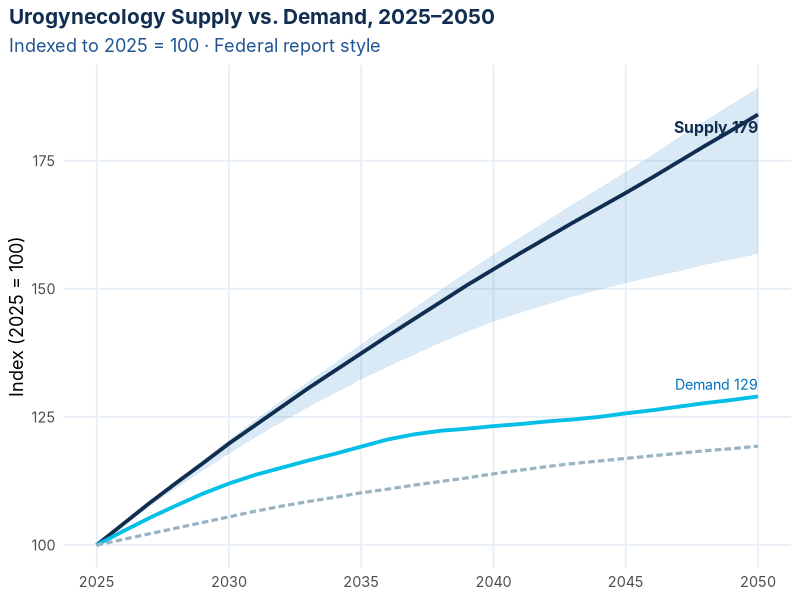
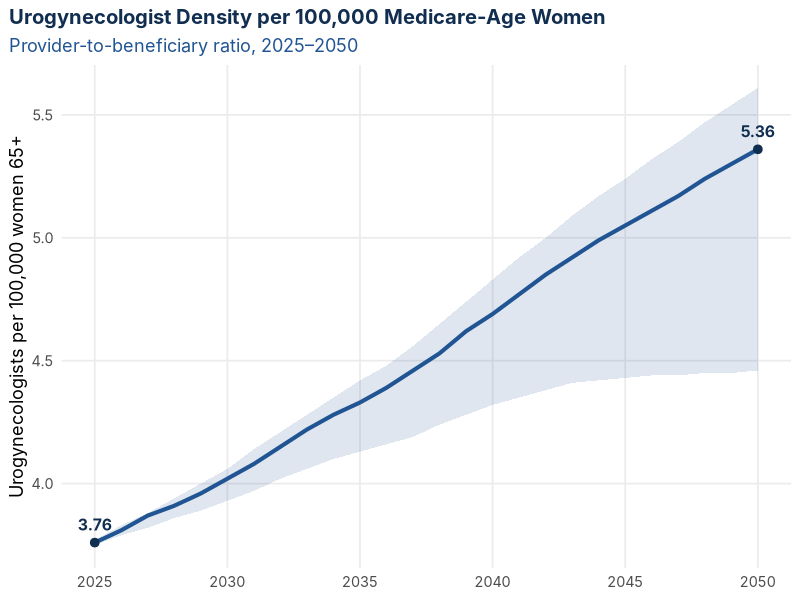
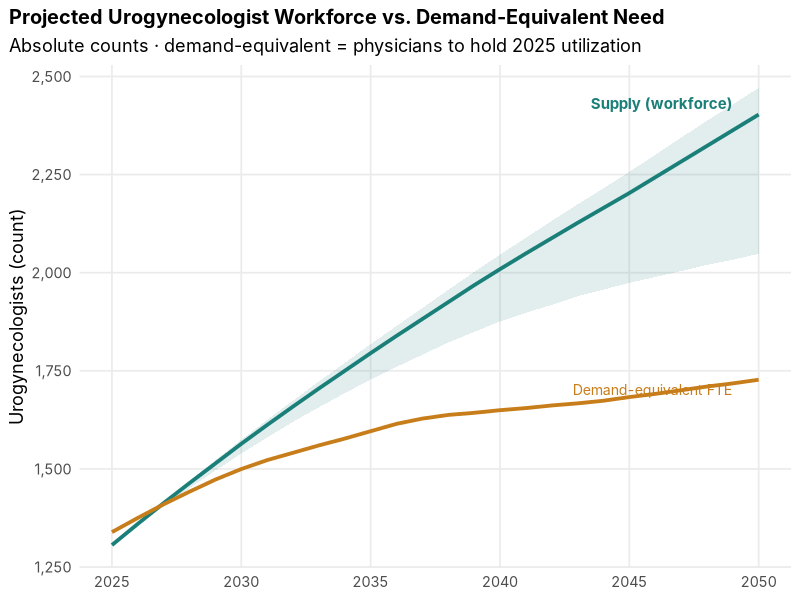
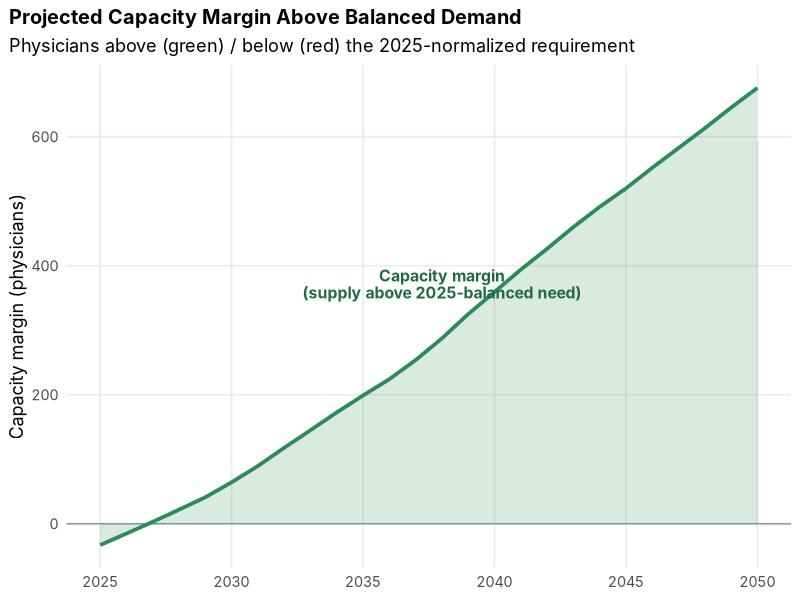
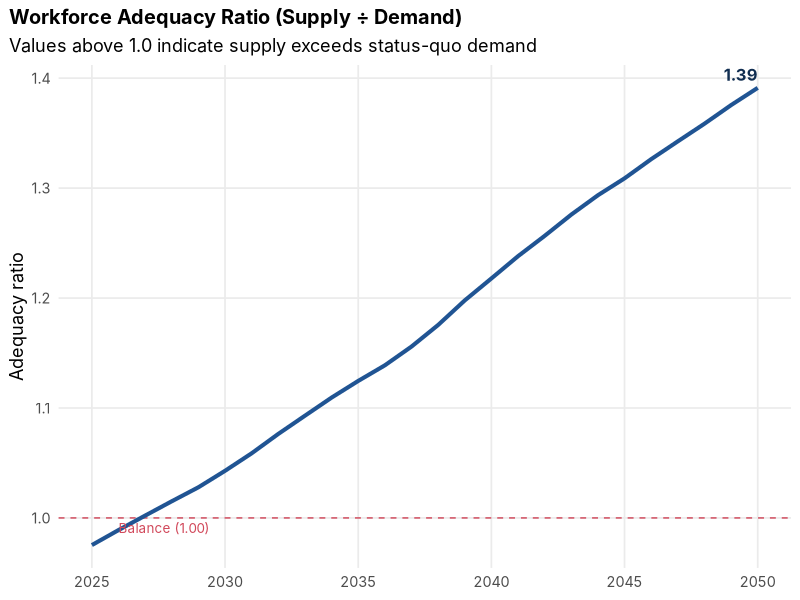
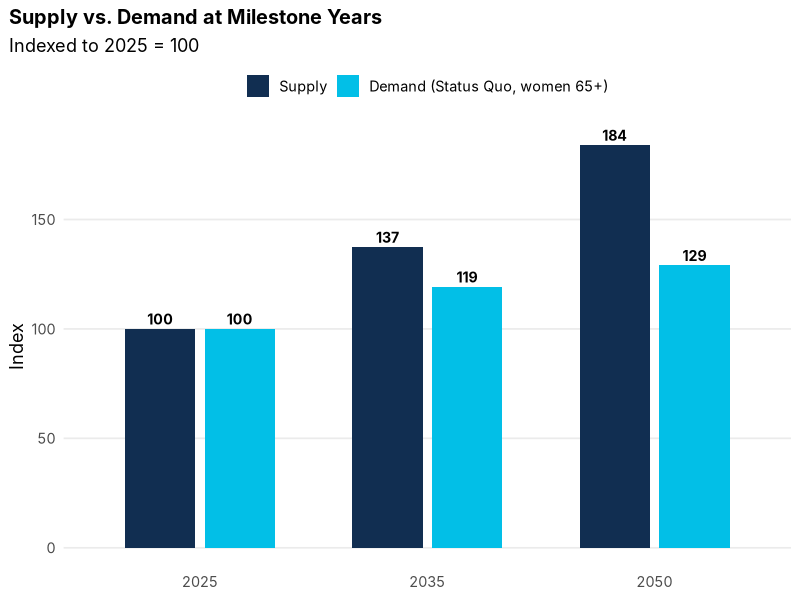
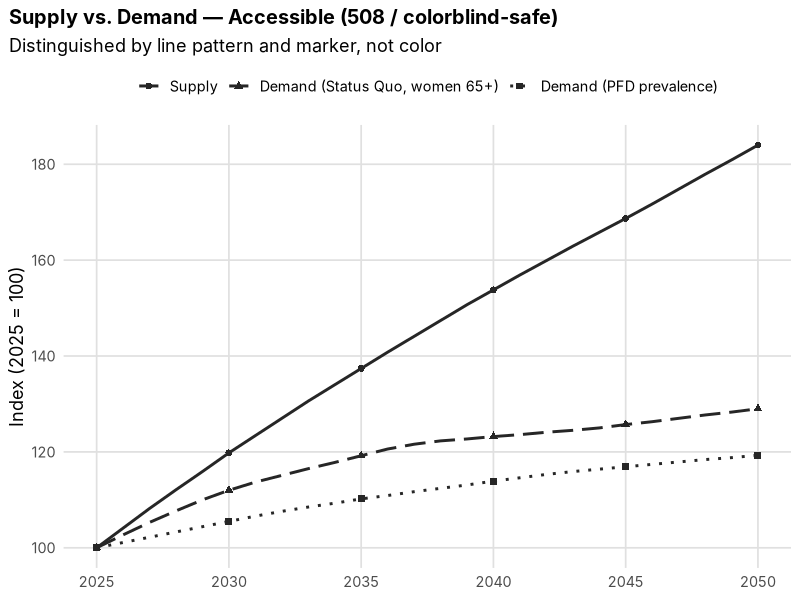
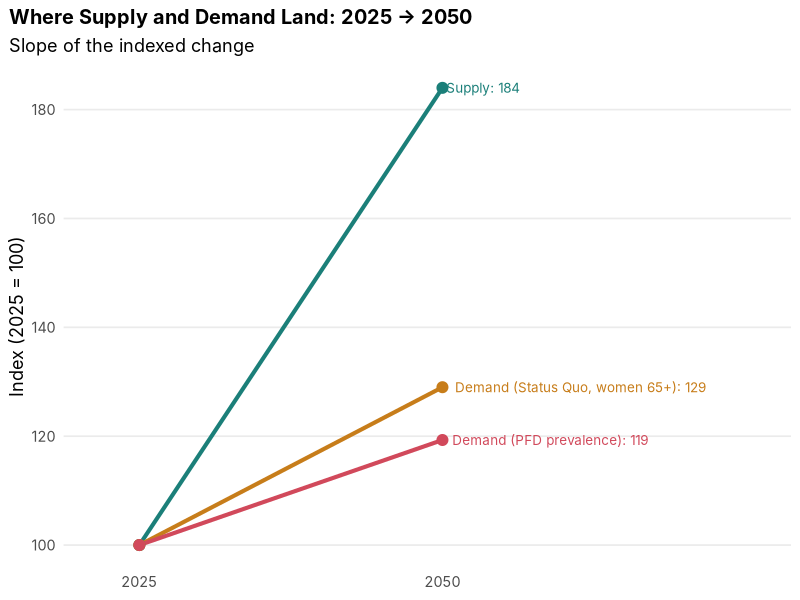

R code for these plots, in order:
#!/usr/bin/env Rscript
# 10 styles of the URPS supply-vs-demand figure for a CMS (policy/data) audience.
suppressPackageStartupMessages({
  library(readr); library(dplyr); library(tidyr); library(ggplot2); library(patchwork)
})
ft <- tryCatch({ f <- systemfonts::system_fonts()$family
  if ("Inter" %in% f) "Inter" else "sans" }, error = function(e) "sans")

OUT <- "figures/cms_styles"
dir.create(OUT, showWarnings = FALSE, recursive = TRUE)

d <- read_csv("data/urps_supply_demand_national_2026-07-23.csv", show_col_types = FALSE) %>%
  mutate(demand_equiv    = 1339 * w65_index/100,        # physicians to hold 2025 status quo
         demand_equiv_lo = 1339 * w65_lo_index/100,
         demand_equiv_hi = 1339 * w65_hi_index/100,
         margin   = supply - demand_equiv,              # capacity margin (physicians)
         adequacy = supply / demand_equiv)              # 1.0 = balance
yrs <- range(d$YEAR)
long_idx <- tibble(
  YEAR = rep(d$YEAR,3),
  what = factor(rep(c("Supply","Demand (Status Quo, women 65+)","Demand (PFD prevalence)"), each=nrow(d)),
               levels=c("Supply","Demand (Status Quo, women 65+)","Demand (PFD prevalence)")),
  idx = c(d$supply_index,d$w65_index,d$pfd_index),
  lo  = c(d$supply_lo_index,d$w65_lo_index,d$pfd_lo_index),
  hi  = c(d$supply_hi_index,d$w65_hi_index,d$pfd_hi_index))

# ---- palettes ----
CMS_DK<-"#112e51"; CMS_BL<-"#205493"; CMS_LT<-"#0071bc"; CMS_CY<-"#02bfe7"
TEAL<-"#1b7f79"; ORANGE<-"#c77d1a"; RED<-"#d1495b"; GREEN<-"#2e8b57"; GREY<-"#8a97a8"
save1 <- function(p, f, w=9, h=5.4) ggsave(file.path(OUT,f), p, width=w, height=h, dpi=200, bg="white")

## 1. CMS federal-blue clean line chart (USWDS style)
p1 <- ggplot(d, aes(YEAR)) +
  geom_ribbon(aes(ymin=supply_lo_index,ymax=supply_hi_index), fill=CMS_LT, alpha=.15) +
  geom_line(aes(y=supply_index), color=CMS_DK, linewidth=1.3) +
  geom_line(aes(y=w65_index), color=CMS_CY, linewidth=1.3) +
  geom_line(aes(y=pfd_index), color="#9bb4c4", linewidth=1.1, linetype="21") +
  annotate("text", x=2050, y=179, label="Supply 179", hjust=1, vjust=-.6, family=ft, fontface="bold", color=CMS_DK, size=4) +
  annotate("text", x=2050, y=129, label="Demand 129", hjust=1, vjust=-.6, family=ft, color=CMS_LT, size=3.6) +
  labs(title="Urogynecology Supply vs. Demand, 2025–2050",
       subtitle="Indexed to 2025 = 100 · Federal report style",
       x=NULL, y="Index (2025 = 100)") +
  theme_minimal(base_family=ft, base_size=13) +
  theme(plot.title=element_text(face="bold",color=CMS_DK,size=rel(1.15)), plot.title.position="plot",
        plot.subtitle=element_text(color=CMS_BL), panel.grid.minor=element_blank(),
        panel.grid.major=element_line(color="#e6eef5"))
save1(p1,"01_cms_federal_blue.png")

## 2. Per-100,000 Medicare-age women (the rate CMS reasons in)
p2 <- ggplot(d, aes(YEAR)) +
  geom_ribbon(aes(ymin=per100k_lo,ymax=per100k_hi), fill=CMS_BL, alpha=.14) +
  geom_line(aes(y=urogyn_per_100k_w65), color=CMS_BL, linewidth=1.4) +
  geom_point(data=d %>% filter(YEAR %in% c(2025,2050)), aes(y=urogyn_per_100k_w65), color=CMS_DK, size=2.6) +
  geom_text(data=d %>% filter(YEAR %in% c(2025,2050)), aes(y=urogyn_per_100k_w65,label=sprintf("%.2f",urogyn_per_100k_w65)),
            vjust=-1, family=ft, fontface="bold", size=4, color=CMS_DK) +
  labs(title="Urogynecologist Density per 100,000 Medicare-Age Women",
       subtitle="Provider-to-beneficiary ratio, 2025–2050", x=NULL, y="Urogynecologists per 100,000 women 65+") +
  theme_minimal(base_family=ft, base_size=13) +
  theme(plot.title=element_text(face="bold",color=CMS_DK,size=rel(1.12)), plot.title.position="plot",
        plot.subtitle=element_text(color=CMS_BL), panel.grid.minor=element_blank())
save1(p2,"02_per_100k_medicare.png")

## 3. Absolute physician counts: supply vs demand-equivalent
p3 <- ggplot(d, aes(YEAR)) +
  geom_ribbon(aes(ymin=supply_lo,ymax=supply_hi), fill=TEAL, alpha=.13) +
  geom_line(aes(y=supply), color=TEAL, linewidth=1.3) +
  geom_line(aes(y=demand_equiv), color=ORANGE, linewidth=1.3) +
  annotate("text", x=2049, y=max(d$supply), label="Supply (workforce)", color=TEAL, family=ft, fontface="bold", hjust=1, vjust=-.5, size=3.8) +
  annotate("text", x=2049, y=max(d$demand_equiv), label="Demand-equivalent FTE", color=ORANGE, family=ft, hjust=1, vjust=1.4, size=3.6) +
  labs(title="Projected Urogynecologist Workforce vs. Demand-Equivalent Need",
       subtitle="Absolute counts · demand-equivalent = physicians to hold 2025 utilization", x=NULL, y="Urogynecologists (count)") +
  scale_y_continuous(labels=scales::comma) +
  theme_minimal(base_family=ft, base_size=13) +
  theme(plot.title=element_text(face="bold",size=rel(1.1)), plot.title.position="plot", panel.grid.minor=element_blank())
save1(p3,"03_absolute_counts.png")

## 4. Capacity margin area (green above balance) — policy "ahead or behind"
p4 <- ggplot(d, aes(YEAR, margin)) +
  geom_hline(yintercept=0, color=GREY) +
  geom_area(fill=GREEN, alpha=.18) + geom_line(color=GREEN, linewidth=1.3) +
  annotate("text", x=2038, y=max(d$margin)*.55, label="Capacity margin\n(supply above 2025-balanced need)",
           color="#1e6b43", family=ft, fontface="bold", size=4, lineheight=.9) +
  labs(title="Projected Capacity Margin Above Balanced Demand",
       subtitle="Physicians above (green) / below (red) the 2025-normalized requirement", x=NULL, y="Capacity margin (physicians)") +
  theme_minimal(base_family=ft, base_size=13) +
  theme(plot.title=element_text(face="bold",size=rel(1.1)), plot.title.position="plot", panel.grid.minor=element_blank())
save1(p4,"04_capacity_margin_area.png")

## 5. Adequacy ratio (AAMC/HRSA convention CMS knows), reference at 1.0
p5 <- ggplot(d, aes(YEAR, adequacy)) +
  geom_hline(yintercept=1, linetype="dashed", color=RED) +
  geom_line(color=CMS_BL, linewidth=1.4) +
  annotate("text", x=2026, y=1, label="Balance (1.00)", color=RED, family=ft, hjust=0, vjust=1.5, size=3.4) +
  annotate("text", x=2050, y=max(d$adequacy), label=sprintf("%.2f", max(d$adequacy)), color=CMS_DK, family=ft, fontface="bold", hjust=1, vjust=-.6, size=4.2) +
  labs(title="Workforce Adequacy Ratio (Supply ÷ Demand)",
       subtitle="Values above 1.0 indicate supply exceeds status-quo demand", x=NULL, y="Adequacy ratio") +
  theme_minimal(base_family=ft, base_size=13) +
  theme(plot.title=element_text(face="bold",size=rel(1.1)), plot.title.position="plot", panel.grid.minor=element_blank())
save1(p5,"05_adequacy_ratio.png")

## 6. Grouped bars at milestone years
bar <- long_idx %>% filter(YEAR %in% c(2025,2035,2050), what!="Demand (PFD prevalence)")
p6 <- ggplot(bar, aes(factor(YEAR), idx, fill=what)) +
  geom_col(position=position_dodge(.7), width=.62) +
  geom_text(aes(label=sprintf("%.0f",idx)), position=position_dodge(.7), vjust=-.4, family=ft, fontface="bold", size=3.6) +
  scale_fill_manual(values=c("Supply"=CMS_DK,"Demand (Status Quo, women 65+)"=CMS_CY)) +
  labs(title="Supply vs. Demand at Milestone Years", subtitle="Indexed to 2025 = 100", x=NULL, y="Index", fill=NULL) +
  theme_minimal(base_family=ft, base_size=13) +
  theme(plot.title=element_text(face="bold",size=rel(1.1)), plot.title.position="plot", legend.position="top",
        panel.grid.major.x=element_blank(), panel.grid.minor=element_blank())
save1(p6,"06_milestone_bars.png")

## 7. 508 / colorblind-safe grayscale (accessibility)
p7 <- ggplot(long_idx, aes(YEAR, idx, linetype=what, shape=what)) +
  geom_line(linewidth=1, color="grey15") +
  geom_point(data=long_idx %>% filter(YEAR%%5==0), size=2, color="grey15") +
  scale_linetype_manual(values=c("solid","longdash","dotted")) +
  scale_shape_manual(values=c(16,17,15)) +
  labs(title="Supply vs. Demand — Accessible (508 / colorblind-safe)",
       subtitle="Distinguished by line pattern and marker, not color", x=NULL, y="Index (2025 = 100)", linetype=NULL, shape=NULL) +
  theme_minimal(base_family=ft, base_size=13) +
  theme(plot.title=element_text(face="bold",size=rel(1.1)), plot.title.position="plot", legend.position="top",
        panel.grid.minor=element_blank(), panel.grid.major=element_line(color="grey88"))
save1(p7,"07_accessible_508.png")

## 8. Slope / dumbbell 2025 -> 2050
sl <- long_idx %>% filter(YEAR %in% c(2025,2050))
p8 <- ggplot(sl, aes(factor(YEAR), idx, group=what, color=what)) +
  geom_line(linewidth=1.4) + geom_point(size=3.4) +
  geom_text(data=sl%>%filter(YEAR==2050), aes(label=sprintf("%s: %.0f",what,idx)), hjust=-.05, family=ft, size=3.4) +
  scale_color_manual(values=c("Supply"=TEAL,"Demand (Status Quo, women 65+)"=ORANGE,"Demand (PFD prevalence)"=RED)) +
  scale_x_discrete(expand=expansion(mult=c(.25,1.15))) +
  labs(title="Where Supply and Demand Land: 2025 → 2050", subtitle="Slope of the indexed change", x=NULL, y="Index (2025 = 100)") +
  theme_minimal(base_family=ft, base_size=13) +
  theme(plot.title=element_text(face="bold",size=rel(1.1)), plot.title.position="plot", legend.position="none",
        panel.grid.minor=element_blank(), panel.grid.major.x=element_blank())
save1(p8,"08_slope_2025_2050.png")

## 9. Dark dashboard style
p9 <- ggplot(d, aes(YEAR)) +
  geom_ribbon(aes(ymin=supply_lo_index,ymax=supply_hi_index), fill=CMS_CY, alpha=.13) +
  geom_line(aes(y=supply_index), color=CMS_CY, linewidth=1.4) +
  geom_line(aes(y=w65_index), color="#f0a202", linewidth=1.3) +
  geom_line(aes(y=pfd_index), color="#ff6b6b", linewidth=1.1) +
  labs(title="Urogynecology Supply–Demand Monitor", subtitle="Indexed to 2025 = 100", x=NULL, y="Index") +
  theme_minimal(base_family=ft, base_size=13) +
  theme(plot.background=element_rect(fill="#0e1621",color=NA), panel.background=element_rect(fill="#0e1621",color=NA),
        plot.title=element_text(face="bold",color="#e8eef4",size=rel(1.12)), plot.title.position="plot",
        plot.subtitle=element_text(color="#9fb3c8"), axis.text=element_text(color="#9fb3c8"),
        axis.title=element_text(color="#9fb3c8"), panel.grid.major=element_line(color="#1e2c3a"),
        panel.grid.minor=element_blank())
save1(p9,"09_dark_dashboard.png")

## 10. Executive callout / briefing slide
p10 <- ggplot(d, aes(YEAR)) +
  geom_line(aes(y=supply_index), color=TEAL, linewidth=1.6) +
  geom_line(aes(y=w65_index), color=GREY, linewidth=1.1) +
  annotate("text", x=2031, y=165, label="Supply grows 79% by 2050", color=TEAL, family=ft, fontface="bold", size=6, hjust=0) +
  annotate("text", x=2031, y=124, label="Demand grows 29%", color="#6a7686", family=ft, size=4.6, hjust=0) +
  annotate("segment", x=2050,xend=2050,y=129,yend=179, color=GREY, linewidth=.4) +
  annotate("text", x=2049.4, y=154, label="50-pt\ncushion", family=ft, size=3.6, color="#4a5560", lineheight=.9, hjust=1) +
  labs(title="The National Urogynecology Workforce Keeps Pace — On Average",
       subtitle="Aggregate supply outgrows demographic demand; geographic distribution is the real gap", x=NULL, y=NULL) +
  theme_minimal(base_family=ft, base_size=14) +
  theme(plot.title=element_text(face="bold",size=rel(1.2)), plot.title.position="plot",
        plot.subtitle=element_text(color="#6a7686",size=rel(.9)), panel.grid.minor=element_blank(),
        axis.text.y=element_blank(), panel.grid.major.y=element_blank())
save1(p10,"10_executive_callout.png")

# ---- contact sheet ----
titles <- c("1 · CMS federal blue","2 · Per-100k Medicare women","3 · Absolute counts",
            "4 · Capacity margin area","5 · Adequacy ratio","6 · Milestone bars",
            "7 · Accessible / 508","8 · Slope 2025→2050","9 · Dark dashboard","10 · Executive callout")
plots <- list(p1,p2,p3,p4,p5,p6,p7,p8,p9,p10)
plots <- Map(function(p,t) p + labs(title=t, subtitle=NULL, caption=NULL) +
               theme(plot.title=element_text(size=rel(1.0)), legend.position="none",
                     axis.title=element_blank(), plot.margin=margin(6,8,6,8)), plots, titles)
sheet <- wrap_plots(plots, ncol=2) +
  plot_annotation(title="URPS supply vs. demand — 10 styles for CMS",
                  theme=theme(plot.title=element_text(family=ft,face="bold",size=20)))
ggsave(file.path(OUT,"00_contact_sheet.png"), sheet, width=15, height=20, dpi=140, bg="white")
cat("wrote 10 figures +contact sheet to", OUT, "\n")
cat("files:\n"); cat(paste0("  ",list.files(OUT)), sep="\n")
